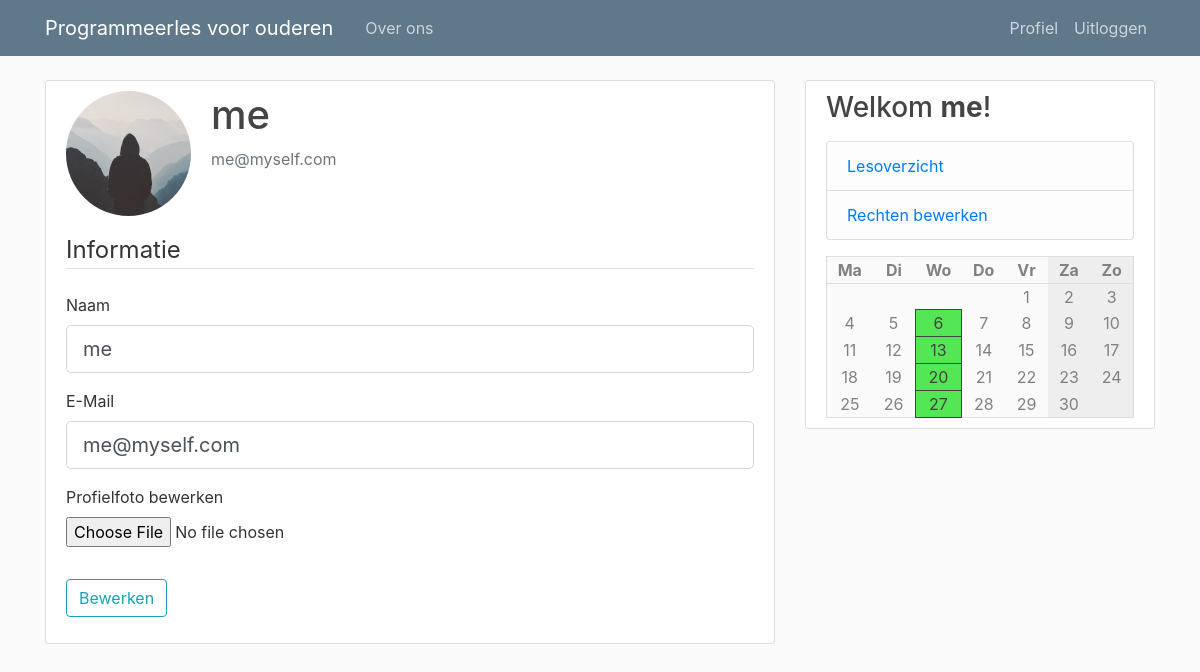
Page /account (signed in) on the earlier database version.
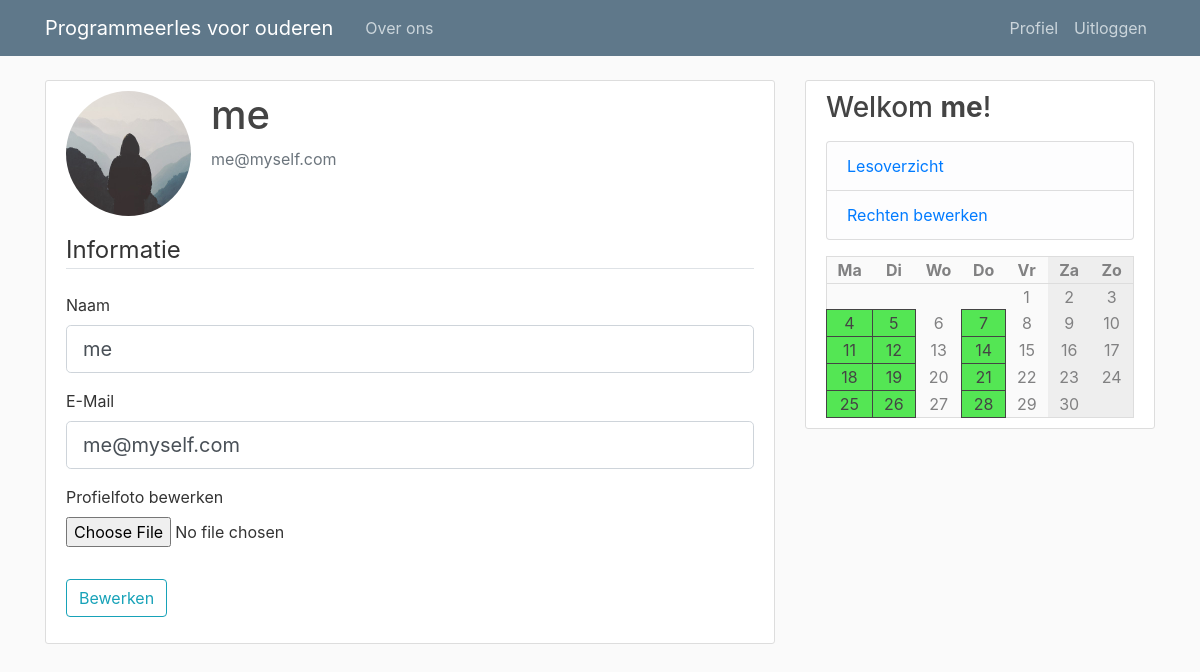
Same page on the later database version.
### pgmles/models.py (models this page shows, shortened)
class Course(db.Model):
    id = db.Column(db.Integer, primary_key=True)
    name = db.Column(db.String(100), nullable=False)
    description = db.Column(db.Text, nullable=False)
    teacher_id = db.Column(db.Integer, db.ForeignKey('user.id'), nullable=False)
    weekday = db.Column(db.Integer, nullable=False)
    start = db.Column(db.String(10), nullable=False, default=datetime.utcnow)
    end = db.Column(db.String(10), nullable=False, default=datetime.utcnow)
    location = db.Column(db.String(120), nullable=False)

### pgmles/routes.py (the view)
@app.route("/account", methods=[ 'GET', 'POST' ])
@login_required
def account():
    form = UpdateAccountForm()
    if form.validate_on_submit():
        if form.picture.data:
            picture_file = save_picture(form.picture.data)
            current_user.image_file = picture_file
        current_user.username = form.username.data
        current_user.email = form.email.data
        db.session.commit()
        flash('Uw profiel werd bewerkt!', 'success')
        return redirect(url_for('account'))
    elif request.method == 'GET':
        form.username.data = current_user.username
        form.email.data = current_user.email
    image_file = url_for('static', filename='profile_pics/' + current_user.image_file)
    return render_template('account.html', calendar=make_calendar(), title='Profiel', image_file=image_file, form=form)

### pgmles/forms.py (shortened to what this page needs)
class UpdateAccountForm(FlaskForm):
    username = StringField('Naam', validators=[ DataRequired(), Length(min=2, max=20) ])
    email = StringField('E-Mail', validators=[ DataRequired(), Email() ])
    picture = FileField('Profielfoto bewerken', validators=[ FileAllowed(['jpg', 'png']) ])
    submit = SubmitField('Bewerken')

### pgmles/models.py (called while the page is built)
@login_manager.user_loader
def load_user(user_id):
    return User.query.get(int(user_id))

### pgmles/routes.py (called while the page is built)
def make_calendar():
    weekdays = list(enumerate(['Ma', 'Di', 'Wo', 'Do', 'Vr', 'Za', 'Zo']))
    courses = [ None, None, None, None, None, None, None ]
    if current_user.is_authenticated:
        subscriptions = [ cm.course_id for cm in CourseMember.query.filter_by(user_id=current_user.id) ]
        courses = [ ' +\n'.join([ c.name for c in Course.query.filter_by(weekday=i) if c.id in subscriptions ]) for i in range(7) ]
    today = datetime.today()
    m = Month()
    rows = []
    for days in m.monthdayscalendar(today.year, today.month):
        rows.append([ (i, d, courses[i]) for i, d in enumerate(days) ])
    return { 'weekdays': weekdays, 'rows': rows }

### pgmles/templates/account.html (shortened to what this page needs)
{% extends "layout.html" %}
{% block content %}
    <div class="content-section">
      <div class="media">
        <img class="rounded-circle account-img" src="{{ image_file }}">
        <div class="media-body">
          <h2 class="account-heading">{{ current_user.username }}</h2>
          <p class="text-secondary">{{ current_user.email }}</p>
        </div>
      </div>
        <form method="POST" action="" enctype="multipart/form-data">
            <fieldset class="form-group">
                <legend class="border-bottom mb-4">Informatie</legend>
                <div class="form-group">
                    {{ form.username.label(class="form-control-label") }}
                    {% if form.username.errors %}
                        {{ form.username(class="form-control form-control-lg is-invalid") }}
                        <div class="invalid-feedback">
                            {% for error in form.username.errors %}
                                <span>{{ error }}</span>
                            {% endfor %}
                        </div>
                    {% else %}
                        {{ form.username(class="form-control form-control-lg") }}
                    {% endif %}
                </div>
                <div class="form-group">
                    {{ form.email.label(class="form-control-label") }}
                    {% if form.email.errors %}
                        {{ form.email(class="form-control form-control-lg is-invalid") }}
                        <div class="invalid-feedback">
                            {% for error in form.email.errors %}
                                <span>{{ error }}</span>
                            {% endfor %}
                        </div>
                    {% else %}
                        {{ form.email(class="form-control form-control-lg") }}
                    {% endif %}
                </div>
                <div class="form-group">
                    {{ form.picture.label() }}
                    {{ form.picture(class="form-control-file") }}
                </div>
            </fieldset>
            <div class="form-group">
                {{ form.submit(class="btn btn-outline-info") }}
            </div>
        </form>
    </div>
{% endblock content %}

### pgmles/templates/layout.html (shortened to what this page needs)
<!DOCTYPE html>
<html>
<head>
    <link rel="stylesheet" href="https://maxcdn.bootstrapcdn.com/bootstrap/4.0.0/css/bootstrap.min.css">
    <link rel="stylesheet" type="text/css" href="{{ url_for('static', filename='main.css') }}">
</head>
<body>
    <header class="site-header">
      <nav class="navbar navbar-expand-md navbar-dark bg-steel fixed-top">
        <div class="container">
          <a class="navbar-brand mr-4" href="/">Programmeerles voor ouderen</a>
          <div class="collapse navbar-collapse" id="navbarToggle">
            <div class="navbar-nav mr-auto">
              <a class="nav-item nav-link" href="/about">Over ons</a>
            </div>
            <div class="navbar-nav">
              {% if current_user.is_authenticated %}
                <a class="nav-item nav-link" href="{{ url_for('account') }}">Profiel</a>
                <a class="nav-item nav-link" href="{{ url_for('logout') }}">Uitloggen</a>
              {% else %}
                <a class="nav-item nav-link" href="{{ url_for('login') }}">Inloggen</a>
                <a class="nav-item nav-link" href="{{ url_for('register') }}">Registeren</a>
              {% endif %}
            </div>
          </div>
        </div>
      </nav>
    </header>
    <main role="main" class="container">
      <div class="row">
        <div class="col-md-8">
          {% block content %}{% endblock %}
        </div>
        <div class="col-md-4">
          <div class="content-section">
            <h3>Welkom <b>{{ current_user.username if current_user.is_authenticated else 'gast' }}</b>!</h3>
            {% if current_user.type == 'teacher' or current_user.type == 'admin' %}
            <p class='text-muted'>
              <ul class="list-group">
                <li class="list-group-item list-group-item-light"><a href="{{ url_for('course_overview') }}">Lesoverzicht</a></li>
                {% if current_user.type == 'admin' %}
                <li class="list-group-item list-group-item-light"><a href="{{ url_for('permissions') }}">Rechten bewerken</a></li>
                {% endif %}
              </ul>
            </p>
            {% endif %}
            <table class='calendar'>
              <tr>
                {% for d, day in calendar['weekdays'] %}
                  <th class="{{ 'weekend' if d >= 5 }}">{{ day }}</th>
                {% endfor %}
              </tr>
              {% for row in calendar['rows'] %}
                <tr>
                  {% for d, day, course in row %}
                      <td class="{{ 'weekend' if d >= 5 }} {{ 'course' if course and day }}">
                        {{ day if day }}
                      </td>
                  {% endfor %}
                </tr>
             {% endfor %}
            </table>
          </div>
        </div>
      </div>
    </main>
</body>
</html>

Differences in the rows shown:
now on this page (row edited): Course: teacher "4", day "11", day "18", day "25"
changed Course (number 2 of 3 on the later page): day "6" → "5"; day "13" → "12"; day "20" → "19"; day "27" → "26"
now on this page (row unchanged): Course: day "7", day "14", day "21", day "28"
Other differences:
list line gone: "4 5 7"
new list line: "6"
list line gone: "11 12 14"
new list line: "13"
list line gone: "18 19 21"
new list line: "20"
list line gone: "25 26 28"
new list line: "27"
